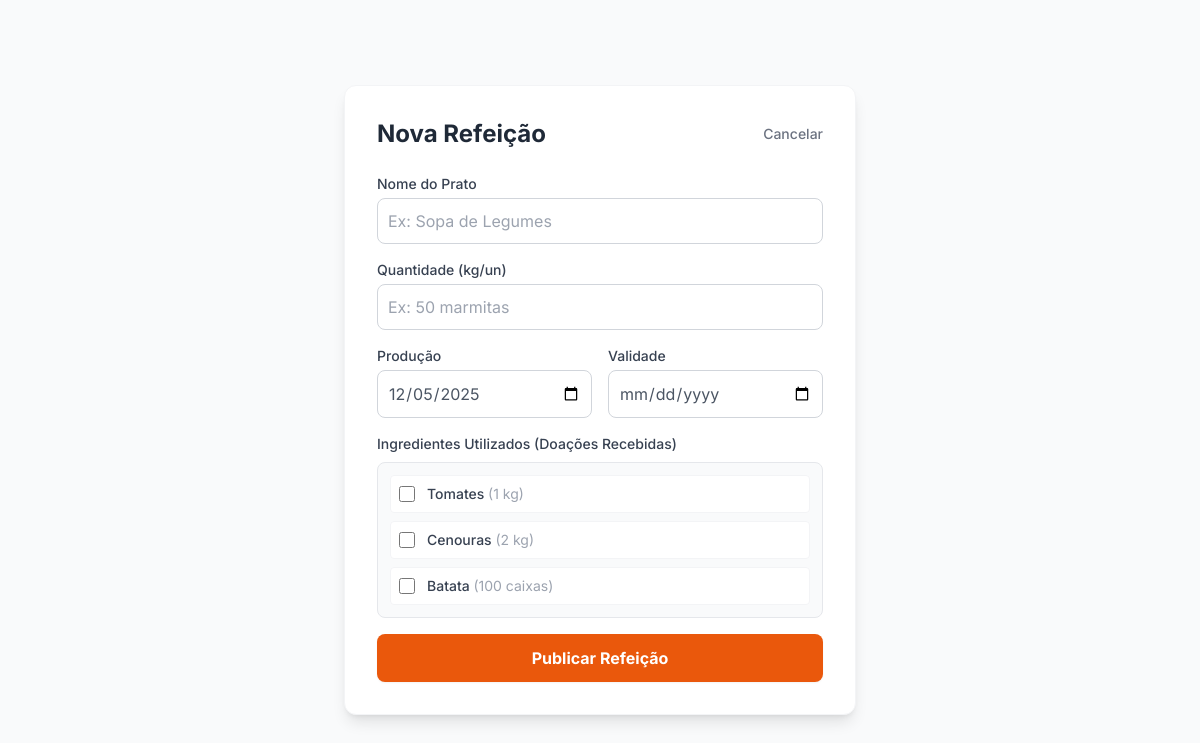
Page /criar_refeicao.php (signed in) on the committed database.
### tables this page shows
CREATE TABLE `donations` (
  `id` int(11) NOT NULL,
  `produtor_id` int(11) NOT NULL,
  `titulo` varchar(200) NOT NULL,
  `descricao` text NOT NULL,
  `tipo` varchar(50) DEFAULT NULL,
  `quantidade` varchar(100) DEFAULT NULL,
  `unidade` varchar(20) DEFAULT NULL,
  `data_colheita` date DEFAULT NULL,
  `data_limite` date DEFAULT NULL,
  `status` enum('disponivel','coletada','aguardando_aceite','entregue','finalizada') DEFAULT 'disponivel',
  `distribuidor_id` int(11) DEFAULT NULL,
  `cozinheiro_id` int(11) DEFAULT NULL,
  `created_at` timestamp NOT NULL DEFAULT current_timestamp()
);

### criar_refeicao.php (the view, shortened to what this page needs)
<?php
require 'db.php';
$user_id = $_SESSION['user_id'];
$stmt = $pdo->prepare("SELECT id, titulo, quantidade, unidade FROM donations WHERE cozinheiro_id = ? AND status = 'entregue'");
$stmt->execute([$user_id]);
$ingredientes = $stmt->fetchAll();
?>
<!DOCTYPE html>
<html lang="pt-br">
<head>
    <script src="https://cdn.tailwindcss.com"></script>
</head>
<body class="bg-gray-50 min-h-screen flex items-center justify-center p-4">
    <div class="bg-white p-6 md:p-8 rounded-xl shadow-lg w-full max-w-lg border border-gray-100">
        <div class="flex justify-between items-center mb-6">
            <h2 class="text-xl md:text-2xl font-bold text-gray-800">Nova Refeição</h2>
            <a href="feed.php" class="text-sm text-gray-500 hover:text-red-500 font-medium transition-colors">Cancelar</a>
        </div>
        <form method="POST" class="space-y-4">
            <div>
                <label class="block text-sm font-medium text-gray-700 mb-1">Nome do Prato</label>
                <input type="text" name="titulo" placeholder="Ex: Sopa de Legumes" required class="w-full border border-gray-300 rounded-lg p-2.5 focus:ring-2 focus:ring-orange-500 focus:outline-none">
            </div>
            <div>
                <label class="block text-sm font-medium text-gray-700 mb-1">Quantidade (kg/un)</label>
                <input type="text" name="quantidade" placeholder="Ex: 50 marmitas" required class="w-full border border-gray-300 rounded-lg p-2.5 focus:ring-2 focus:ring-orange-500 focus:outline-none">
            </div>
            <div class="grid grid-cols-1 md:grid-cols-2 gap-4">
                <div>
                    <label class="block text-sm font-medium text-gray-700 mb-1">Produção</label>
                    <input type="date" name="data_producao" value="<?= date('Y-m-d') ?>" required class="w-full border border-gray-300 rounded-lg p-2.5 focus:ring-2 focus:ring-orange-500 focus:outline-none text-gray-600">
                </div>
                <div>
                    <label class="block text-sm font-medium text-gray-700 mb-1">Validade</label>
                    <input type="date" name="data_validade" required class="w-full border border-gray-300 rounded-lg p-2.5 focus:ring-2 focus:ring-orange-500 focus:outline-none text-gray-600">
                </div>
            </div>
            <div>
                <label class="block text-sm font-medium text-gray-700 mb-2">Ingredientes Utilizados (Doações Recebidas)</label>
                <?php if(empty($ingredientes)): ?>
                    <p class="text-sm text-gray-500 italic bg-gray-50 p-4 rounded-lg border border-dashed text-center">Você ainda não recebeu ingredientes registrados.</p>
                <?php else: ?>
                    <div class="max-h-48 overflow-y-auto border border-gray-200 rounded-lg p-3 space-y-2 bg-gray-50">
                        <?php foreach($ingredientes as $ing): ?>
                            <label class="flex items-center gap-3 p-2 bg-white rounded border border-gray-100 hover:bg-orange-50 transition-colors cursor-pointer">
                                <input type="checkbox" name="ingredientes[]" value="<?= $ing['id'] ?>" class="w-4 h-4 rounded text-orange-600 focus:ring-orange-500 border-gray-300">
                                <span class="text-sm text-gray-700 font-medium"><?= htmlspecialchars($ing['titulo']) ?> <span class="text-gray-400 font-normal">(<?= $ing['quantidade'] ?> <?= $ing['unidade'] ?>)</span></span>
                            </label>
                        <?php endforeach; ?>
                    </div>
                <?php endif; ?>
            </div>
            <button type="submit" class="w-full bg-orange-600 text-white py-3 rounded-lg font-bold hover:bg-orange-700 transition-colors mt-6 shadow-sm">
                Publicar Refeição
            </button>
        </form>
    </div>
</body>
</html>

### criar_refeicao.php (style rules this page uses)
body { font-family: 'Inter', sans-serif; }

### rows in the picture
donations: titulo "Tomates", quantidade "1", unidade "kg"
donations: titulo "Cenouras", quantidade "2", unidade "kg"
donations: titulo "Batata", quantidade "100", unidade "caixas"
